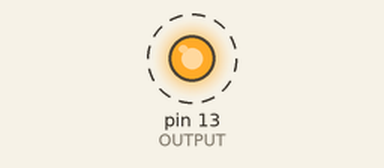
The program below on a simulated Arduino Uno, built with avr-gcc and run on an emulated ATmega328P. Shown: output pins drawn as LEDs (lit = HIGH). Dashed ring = blinking.

Above: at 0.2 s.
Timing chart, 0 to 3.0 s (numbered marks = the images above):
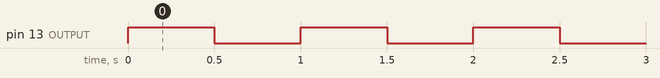

Measured:
- by itself, pin 13 (OUTPUT): alternates HIGH for 0.50 s and LOW for 0.50 s

The program:

main.cpp
```cpp
#include <Arduino.h>
// Projet: Introduction à Arduino
// Auteur: Alain Boudreault
// Date: 2021.07.17

void setup() {
  pinMode(13, 1); // OUTPUT
}

void loop() {
  digitalWrite(13, 1); // ON
  delay(500);
  digitalWrite(13, 0); // OFF
  delay(500);
}
```
